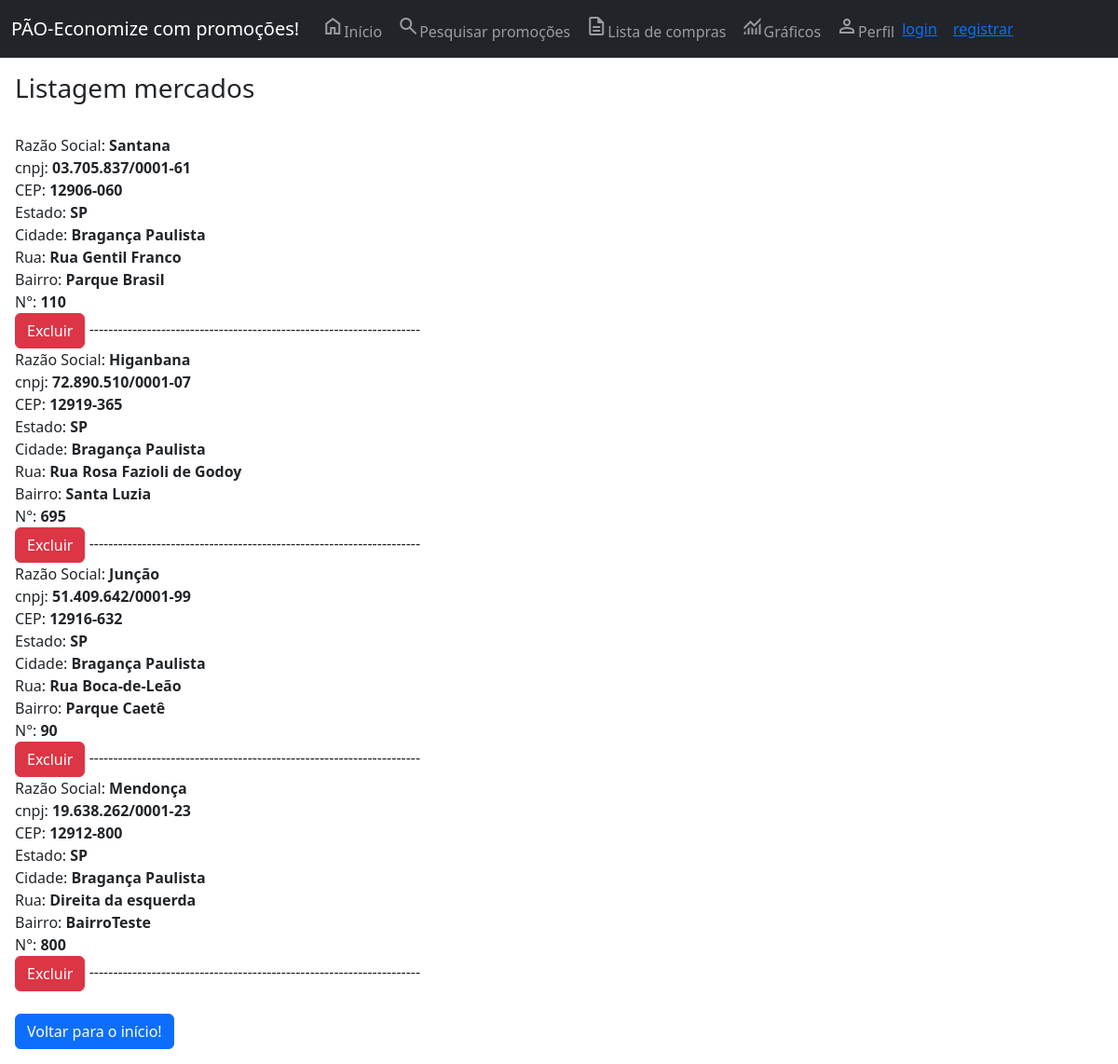
The page /listagem-mercados/ on the database its author committed.
### core/models.py (models this page shows, shortened)
class Mercado(models.Model):
    razao_social = models.CharField(max_length=100, verbose_name='Razão Social')
    cnpj = models.CharField(max_length=20, verbose_name='CNPJ')
    endereco = models.OneToOneField(Endereco, blank=True, null=True, on_delete=models.CASCADE, verbose_name='Endereço')
    class Meta:
        verbose_name_plural = 'Mercado'

class Endereco(models.Model):
    cep = models.CharField(max_length=100, verbose_name='CEP')
    estado = models.CharField(max_length=2, verbose_name='Estado')
    cidade = models.CharField(max_length=100, verbose_name='Cidade')
    rua = models.CharField(max_length=100, verbose_name='Rua')
    bairro = models.CharField(max_length=100, blank=True, null=True, verbose_name='Bairro')
    numero = models.IntegerField(blank=True, null=True, verbose_name='Número')
    class Meta:
        verbose_name_plural = 'Endereço'

### core/views.py (the view)
# urls.py: path('listagem-mercados/', listar_mercados, name='url_listagem_mercados'),
def listar_mercados(request):
    dados = Mercado.objects.all()
    contexto = {'dados': dados}
    return render(request, 'core/listagem_mercados.html', contexto)

### core/templates/core/listagem_mercados.html (shortened to what this page needs)
{% extends 'base.html' %}
{% load static %}
{% block main %}
<div class="container-fluid p-3">
    <h3>Listagem mercados</h3> <br>
    {% for i in dados %}
        Razão Social: {% if i.razao_social %} <b>{{ i.razao_social }}</b> {% endif %} <br>
        cnpj: {% if i.cnpj %} <b>{{ i.cnpj }}</b> {% endif %} <br>
        CEP: {% if i.endereco.cep %} <b>{{ i.endereco.cep }}</b> {% endif %} <br>
        Estado: {% if i.endereco.estado %} <b>{{ i.endereco.estado }}</b> {% endif %} <br>
        Cidade: {% if i.endereco.cidade %} <b>{{ i.endereco.cidade }}</b> {% endif %} <br>
        Rua: {% if i.endereco.rua %} <b>{{ i.endereco.rua }}</b> {% endif %} <br>
        Bairro: {% if i.endereco.bairro %} <b>{{ i.endereco.bairro }}</b> {% endif %} <br>
        N°: {% if i.endereco.numero %} <b>{{ i.endereco.numero }}</b> {% endif %} <br>
        <a href="{% url 'url_exclui_mercado' i.id %}" class="btn btn-danger">Excluir</a>
        ---------------------------------------------------------------------<br>
    {% endfor %}
    <br><button class="btn btn-primary" onclick="window.location.href='/'">Voltar para o início!</button>
</div>
{% endblock %}

### rows shown on the page
Mercado: razao_social "Santana", cnpj "03.705.837/0001-61", endereco.cep "12906-060", endereco.estado "SP", endereco.cidade "Bragança Paulista", endereco.rua "Rua Gentil Franco", endereco.bairro "Parque Brasil", endereco.numero "110"
Mercado: razao_social "Higanbana", cnpj "72.890.510/0001-07", endereco.cep "12919-365", endereco.estado "SP", endereco.cidade "Bragança Paulista", endereco.rua "Rua Rosa Fazioli de Godoy", endereco.bairro "Santa Luzia", endereco.numero "695"
Mercado: razao_social "Junção", cnpj "51.409.642/0001-99", endereco.cep "12916-632", endereco.estado "SP", endereco.cidade "Bragança Paulista", endereco.rua "Rua Boca-de-Leão", endereco.bairro "Parque Caetê", endereco.numero "90"
Mercado: razao_social "Mendonça", cnpj "19.638.262/0001-23", endereco.cep "12912-800", endereco.estado "SP", endereco.cidade "Bragança Paulista", endereco.rua "Direita da esquerda", endereco.bairro "BairroTeste", endereco.numero "800"
